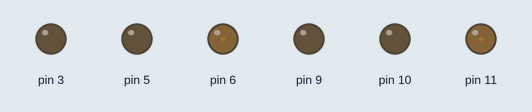
Recording of a sketch running on a simulated Arduino Uno, built with avr-gcc and run on an emulated ATmega328P. On the bench: output pins drawn as LEDs (lit = HIGH).

Above: at 0.05 s.
At 0.55 s:
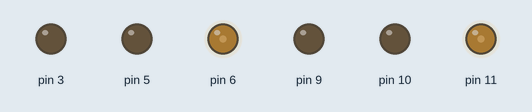
At 1.05 s:
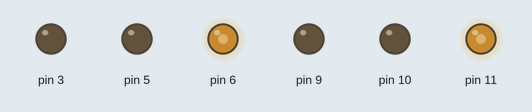
At 2.05 s:
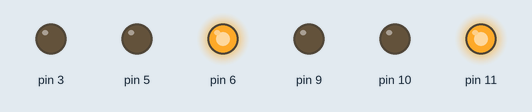
Timing chart, 0 to 4.7 s (numbered marks = the images above):
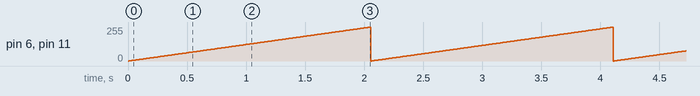

The sketch:

fade.ino
```cpp
class RGBLed {
  private:
    int redPin;
    int greenPin;
    int bluePin;

  public:
    // Constructor: Initialize the RGB LED pins
    RGBLed(int rPin, int gPin, int bPin) {
      redPin = rPin;
      greenPin = gPin;
      bluePin = bPin;

      // Set pin modes
      pinMode(redPin, OUTPUT);
      pinMode(greenPin, OUTPUT);
      pinMode(bluePin, OUTPUT);
    }

    // Method to set the color of the LED
    void setColor(int red, int green, int blue) {
      analogWrite(redPin, red);
      analogWrite(greenPin, green);
      analogWrite(bluePin, blue);
    }

    // Method to turn off the LED
    void off() {
      setColor(0, 0, 0);
    }
};


int r = 0;

RGBLed led0(6,5,3);
RGBLed led1(11,10,9);

void setup() {
  // put your setup code here, to run once:

}

void loop() {

  led0.setColor(r, 0, 0);
  led1.setColor(r, 0, 0);
  r +=1;
  if (r>=255){
    r=0;
  }
  delay(8);
  // put your main code here, to run repeatedly:

}
```

Measured:
- by itself, pin 6, pin 11: ramps from 0/255 to 254/255 and jumps back, once every 2.1 s
